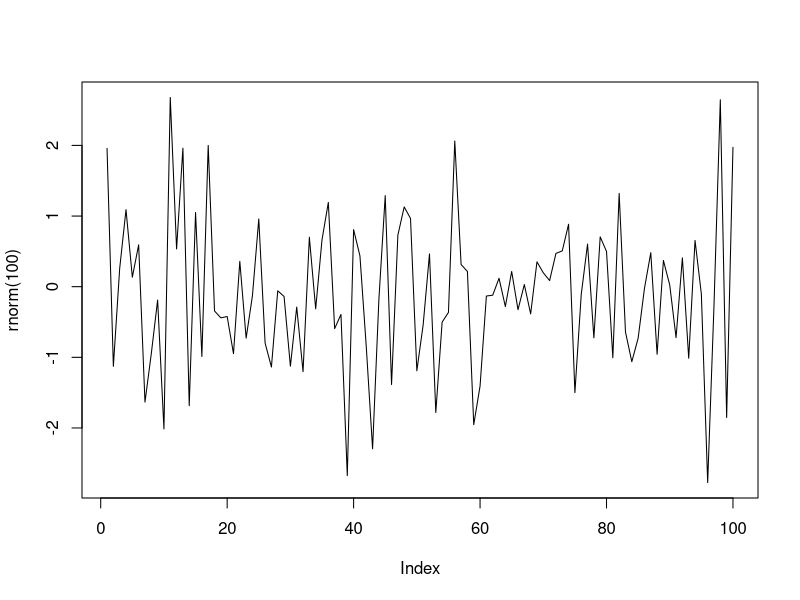

Generate this figure with R:
## ---- chunk 1
plot(rnorm(100), type="l")
